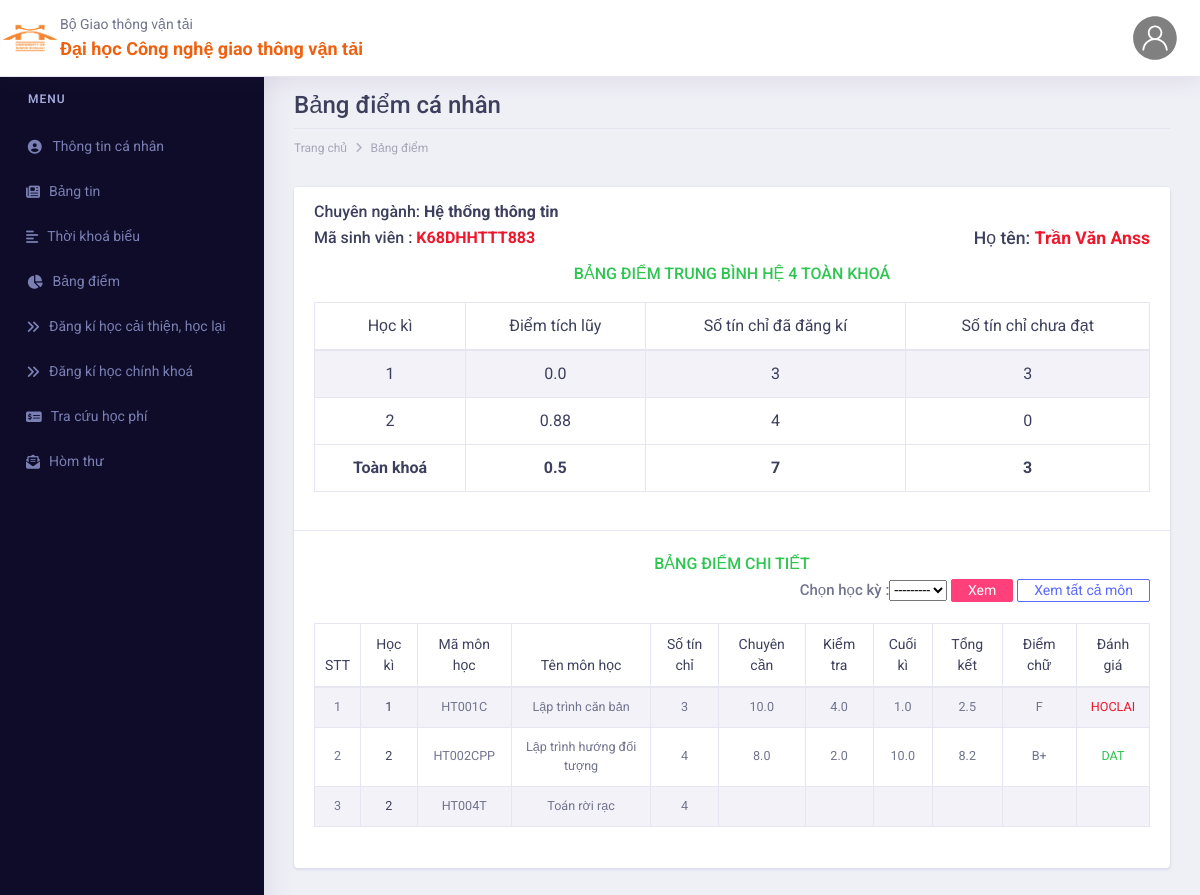
Page /bang_diem/ (signed in) on the committed database.
### app/models.py (models this page shows, shortened)
class SinhVien(models.Model):
    GENDER = [
        ('Nam', 'Nam'),
        ('Nữ', 'Nữ')
    ]
    user = models.OneToOneField(User, on_delete=models.CASCADE, null=True, blank=True)
    hoten = models.CharField(verbose_name='Họ tên', max_length=30)
    ngaysinh = models.CharField(verbose_name='Ngày sinh', max_length=30)
    gender = models.CharField(
        choices=GENDER,
        verbose_name='Giới tính',
        max_length=10,
    )
    address = models.CharField(max_length=100, blank=True, null=True)
    hocluc = models.CharField(max_length=10, blank=True)
    lop = models.ManyToManyField(Lop, blank=True)
    nganh = models.ForeignKey(Nganh, verbose_name='Ngành', on_delete=models.CASCADE, null=True, blank=True)
    hedt = models.ForeignKey(HeDT, verbose_name='Hệ đào tạo', on_delete=models.CASCADE, blank=True, null=True)
    nien_khoa = models.ForeignKey(NienKhoa, verbose_name='Niên khóa', on_delete=models.CASCADE, blank=True, null=True)
    email = models.EmailField(blank=True, null=True)

class Nganh(models.Model):
    tennganh = models.CharField(max_length=30, unique=True)
    khoa = models.ForeignKey(Khoa, on_delete=models.CASCADE)
    key_nganh = models.CharField(max_length=10, null=True, blank=True, unique=True)

class HocKi(models.Model):
    ten_hk = models.IntegerField()
    def __str__(self):
        return f'{self.ten_hk}'

class Lop(models.Model):
    GHI_CHU = (
        ('HOCLAI', 'Học lại'),
        ('LOPMOI', 'Lớp mới')
    )
    ma_lop = models.CharField(verbose_name='Mã lớp', max_length=10, unique=True)
    mon_hoc = models.ForeignKey(MonHoc, verbose_name='Môn học', on_delete=models.CASCADE)
    giang_vien = models.ForeignKey(GiaoVien, verbose_name='Giảng viên', on_delete=models.CASCADE)
    thoi_gian_hoc = models.ForeignKey(ThoiGianHoc, verbose_name='Thời gian học', on_delete=models.CASCADE, null=True,
                                      blank=True)
    si_so_max = models.IntegerField(verbose_name='Sĩ số tối đa')
    created = models.DateTimeField(auto_now=True)
    start_date = models.DateField(verbose_name='Ngày bắt đầu')
    end_date = models.DateField(verbose_name='Ngày kết thúc')
    he_dt = models.ForeignKey(HeDT, verbose_name='Hệ đào tạo', on_delete=models.CASCADE)
    ghi_chu = models.CharField(
        verbose_name='Ghi chú',
        choices=GHI_CHU,
        max_length=20,
    )
    deadline = models.DateTimeField(null=True, blank=True)

class MonHoc(models.Model):
    hocki = models.ForeignKey(HocKi, verbose_name='Chọn học kỳ ', on_delete=models.CASCADE)
    nganh = models.ForeignKey(Nganh, on_delete=models.CASCADE)
    ma_mon = models.CharField(max_length=10, unique=True)
    tenmon = models.CharField(max_length=30)
    tin_chi = models.IntegerField(null=True, blank=True)

### app/views_user.py (the view, shortened to what this page needs)
# urls.py: path('bang_diem/', user_views.bang_diem, name='bang_diem'),
def bang_diem(request):
    s = SinhVien.objects.get(user=request.user)
    data = s.lop.filter(ghi_chu='LOPMOI')
    for monhoc in data:
        monhoc.diem = Diem.objects.filter(
            mon_hoc__id=monhoc.mon_hoc.id, sinh_vien=s)
        for item in monhoc.diem:
            monhoc.diem.item_1 = item.diem_chuyen_can
            monhoc.diem.item_2 = item.diem_kiem_tra
            monhoc.diem.item_3 = item.diem_cuoi_ki
            try:
                temp = monhoc.diem.item_1 * 0.1 + \
                       monhoc.diem.item_2 * 0.2 + monhoc.diem.item_3 * 0.7
                monhoc.diem.tong_ket = round(temp, 2)
                if monhoc.diem.tong_ket < 4.0 or monhoc.diem.item_1 <= 2:
                    monhoc.diem.diem_chu = 'F'
                elif monhoc.diem.tong_ket >= 4.0 and monhoc.diem.tong_ket < 5:
                    monhoc.diem.diem_chu = 'D'
                elif monhoc.diem.tong_ket >= 5.0 and monhoc.diem.tong_ket < 5.5:
                    monhoc.diem.diem_chu = 'D+'
                elif monhoc.diem.tong_ket >= 5.5 and monhoc.diem.tong_ket < 6.5:
                    monhoc.diem.diem_chu = 'C'
                elif monhoc.diem.tong_ket >= 6.5 and monhoc.diem.tong_ket < 7:
                    monhoc.diem.diem_chu = 'C+'
                elif monhoc.diem.tong_ket >= 7.0 and monhoc.diem.tong_ket < 8:
                    monhoc.diem.diem_chu = 'B'
                elif monhoc.diem.tong_ket >= 8.0 and monhoc.diem.tong_ket < 8.5:
                    monhoc.diem.diem_chu = 'B+'
                elif monhoc.diem.tong_ket >= 8.5 and monhoc.diem.tong_ket <= 10:
                    monhoc.diem.diem_chu = 'A'
                if monhoc.diem.tong_ket < 4.0 or monhoc.diem.item_1 <= 2:
                    monhoc.diem.danh_gia = 'HOCLAI'
                elif monhoc.diem.tong_ket >= 4.0:
                    monhoc.diem.danh_gia = 'DAT'
            except:
                pass
    hocki_all = HocKi.objects.all()
    u = 0
    v = 0
    tong_tc_chua_dat = []  # của tất cả học kì nên phải để ngoauf for
    tong_diem = []
    tong_tin = []
    for i in hocki_all:
        i.ss = 6
        i.tong = 0
        i.tin_chi = 0
        i.diem = Diem.objects.filter(mon_hoc__hocki=i, sinh_vien=s)
        tc_chua_dat = []
        i.ttc = 0
        for d in i.diem:
            d.tc_chua_dat = 0
            i.diem.tong = 0
            i.diem.tin_chi = d.mon_hoc.tin_chi
            i.ttc += i.diem.tin_chi
            try:
                d.tong_ket = round(d.diem_chuyen_can * 0.1 +
                                   d.diem_kiem_tra * 0.2 + d.diem_cuoi_ki * 0.7, 2)
                if d.diem_chuyen_can <= 2:
                    d.tong_ket = 0
                elif d.tong_ket >= 8.5 and d.tong_ket <= 10:
                    d.tong_ket = 4
                elif d.tong_ket >= 8 and d.tong_ket < 8.5:
                    d.tong_ket = 3.5
                elif d.tong_ket >= 7 and d.tong_ket < 8:
                    d.tong_ket = 3
                elif d.tong_ket >= 6.5 and d.tong_ket < 7:
                    d.tong_ket = 2.5
                elif d.tong_ket >= 5.5 and d.tong_ket < 6.5:
                    d.tong_ket = 2
                elif d.tong_ket >= 5 and d.tong_ket < 5.5:
                    d.tong_ket = 1.5
                elif d.tong_ket >= 4 and d.tong_ket < 5:
                    d.tong_ket = 1
                elif d.tong_ket < 4:
                    d.tong_ket = 0
                i.tong += d.tong_ket
                print("TONG: ", i.tong)
                i.tin_chi += d.mon_hoc.tin_chi
                print("TIN_CHI: ", i.tin_chi)
                i.diem.tin = round(i.tong / i.tin_chi, 2)
                tong_diem.append(i.tong)
                tong_tin.append(i.tin_chi)
                if d.tong_ket == 0:
                    tc_chua_dat.append(d.mon_hoc.tin_chi)
            except:
                pass
        i.tc_false = sum(tc_chua_dat)
        tong_tc_chua_dat.append(i.tc_false)
    result_tc_chua_dat = sum(tong_tc_chua_dat)
    print(tong_diem)
    tin_chi_sum_all = sum(tong_tin)
    diem_he_4 = round(sum(tong_diem) / sum(tong_tin), 2)
    print(diem_he_4)
    form = SelectHocKy()
    context = {
        'data': data,
        'hocki_all': hocki_all,
        'tin_chi_all': v,
        'form': form,
        'tong_tin': tin_chi_sum_all,
        'tong_tc_chua_dat': result_tc_chua_dat,
        'sv': s,
        'diem_he_4': diem_he_4
    }
    sc = Diem.objects.filter(sinh_vien=s)
    return render(request, 'bang_diem.html', context)

### app/forms.py
class SelectHocKy(forms.ModelForm):
    class Meta:
        model = MonHoc
        fields = ('hocki',)

### app/templates/bang_diem.html (shortened to what this page needs)
{% extends 'base.html' %}
{% block content %}
<div class="dashboard-wrapper">
    <div class="container-fluid  dashboard-content">
            <div class="row">
                <div class="col-xl-12 col-lg-12 col-md-12 col-sm-12 col-12">
                    <div class="page-header">
                        <h2 class="pageheader-title">Bảng điểm cá nhân</h2>
                        <div class="page-breadcrumb">
                            <nav aria-label="breadcrumb">
                                <ol class="breadcrumb">
                                    <li class="breadcrumb-item"><a href="{% url 'index' %}" class="breadcrumb-link">Trang chủ</a></li>
                                    <li class="breadcrumb-item"><a href="{% url 'mon_hoc' %}" class="breadcrumb-link">Bảng điểm</a></li>
                                </ol>
                            </nav>
                        </div>
                    </div>
                </div>
            </div>
            <div class="row">
                <div class="col-xl-12 col-lg-12 col-md-12 col-sm-12 col-12">
                    <div class="card">
                        <h4 class="card-header">
                            <div style="display: inline;">
                                Chuyên ngành: <b>{{sv.nganh.tennganh}} </b>
                                <br> Mã sinh viên : <b class="text-danger">{{sv.user}}</b>
                            </div>
                            <div style="display: inline; float: right; font-size: 110%;">
                                Họ tên: <b class="text-danger">{{sv.hoten}}</b>
                            </div>
                            <div class="table-responsive" style="padding-top: 10px;">
                                <h4 class="text-success" style="text-align: center;">BẢNG ĐIỂM TRUNG BÌNH HỆ 4 TOÀN KHOÁ</h4>
                                <table class="table table-striped table-bordered first">
                                    <thead>
                                        <tr style="text-align: center;">
                                            <th>Học kì</th>
                                            <th>Điểm tích lũy</th>
                                            <th>Số tín chỉ đã đăng kí</th>
                                            <td>Số tín chỉ chưa đạt</td>
                                        </tr>
                                    </thead>
                                    <tbody style="text-align: center">
                                        {% for item in hocki_all %}
                                        <tr>
                                            {% if item.ttc %}
                                            <td>{{item.ten_hk}}</td>
                                            <td>{{item.diem.tin}}</td>
                                            <td>{{item.ttc}}</td>
                                            <td>{{item.tc_false}}</td>
                                            {% endif %}
                                        </tr>
                                        {% endfor %}
                                    </tbody>
                                    <tfoot style="text-align: center;">
                                        <tr>
                                            <td><b>Toàn khoá</b></td>
                                            <td><b>{{diem_he_4}}</b></td>
                                            <td> <b>{{tong_tin}}</b> </td>
                                            <td><b>{{tong_tc_chua_dat}}</b></td>
                                        </tr>
                                    </tfoot>
                                </table>
                                <br>
                            </div>
                        </h4>
                        <div class="card-body">
                            <h4 class="text-success" style="text-align: center;">BẢNG ĐIỂM CHI TIẾT
                                <div style="text-align: right;">
                                    <form action="" method="post">
                                         <div style="text-align: right; font-size: 90%; display: inline;">
                                            {{form}}
                                         </div>
                                         <div style="display: inline;">
                                            <button type="submit" class="btn btn-secondary" style="padding-top: 0px; padding-bottom: 0px;">Xem</button>
                                            <a href="{% url 'bang_diem'%}" role="button" class="btn btn-outline-primary" style="padding-top: 0px; padding-bottom: 0px;">Xem tất cả môn</a>
                                         </div>
                                    </form>
                                </div>
                            </h4>
                            <div class="table-responsive">
                                <table class="table table-striped table-bordered first">
                                    <thead>
                                        <tr style="text-align: center;">
                                            <th>STT</th>
                                            <th>Học kì</th>
                                            <th>Mã môn học</th>
                                            <th>Tên môn học</th>
                                            <th>Số tín chỉ</th>
                                            <th>Chuyên cần</th>
                                            <th>Kiểm tra</th>
                                            <th>Cuối kì</th>
                                            <th>Tổng kết</th>
                                            <th>Điểm chữ</th>
                                            <th>Đánh giá</th>
                                        </tr>
                                    </thead>
                                    <tbody style="text-align: center;">
                                        {% for d in data %}
                                        <tr style="font-size: 90%;">
                                            <td>{{forloop.counter}}</td>
                                            <th>{{d.mon_hoc.hocki}}</th>
                                            <td>{{d.mon_hoc.ma_mon}}</td>
                                            <td>{{d.mon_hoc.tenmon}}</td>
                                            <td>{{d.mon_hoc.tin_chi|default_if_none:''}}</td>
                                            <td>{{d.diem.item_1|default_if_none:''}}</td>
                                            <td>{{d.diem.item_2|default_if_none:''}}</td>
                                            <td>{{d.diem.item_3|default_if_none:''}}</td>
                                            <td>{{d.diem.tong_ket}}</td>
                                            <td>{{d.diem.diem_chu}}</td>
                                            {% if d.diem.danh_gia == 'HOCLAI' %}
                                            <td class="text-danger">{{d.diem.danh_gia}}</td>
                                            {% else %}
                                            <td class="text-success">{{d.diem.danh_gia}}</td>
                                            {% endif %}
                                        </tr>
                                        {% endfor %}
                                    </tbody>
                                </table>
                                <br>
                            </div>
                        </div>
                    </div>
                </div>
            </div>
            </div>
        </div>
{% endblock %}

### rows in the picture
SinhVien: nganh.tennganh "Hệ thống thông tin", user "K68DHHTTT883", hoten "Trần Văn Anss"
HocKi: ten_hk "1", diem.tin "0.0", ttc "3", tc_false "3"
HocKi: ten_hk "2", diem.tin "0.88", ttc "4", tc_false "0"
Lop: mon_hoc.hocki "1", mon_hoc.ma_mon "HT001C", mon_hoc.tenmon "Lập trình căn bản", mon_hoc.tin_chi "3", diem.item_1 "10.0", diem.item_2 "4.0", diem.item_3 "1.0", diem.tong_ket "2.5", diem.diem_chu "F", diem.danh_gia "HOCLAI"
Lop: mon_hoc.hocki "2", mon_hoc.ma_mon "HT002CPP", mon_hoc.tenmon "Lập trình hướng đối tượng", mon_hoc.tin_chi "4", diem.item_1 "8.0", diem.item_2 "2.0", diem.item_3 "10.0", diem.tong_ket "8.2", diem.diem_chu "B+", diem.danh_gia "DAT"
Lop: mon_hoc.hocki "2", mon_hoc.ma_mon "HT004T", mon_hoc.tenmon "Toán rời rạc", mon_hoc.tin_chi "4"

### other values in the picture
{{ diem_he_4 }} "0.5"
{{ tong_tin }} "7"
{{ tong_tc_chua_dat }} "3"
